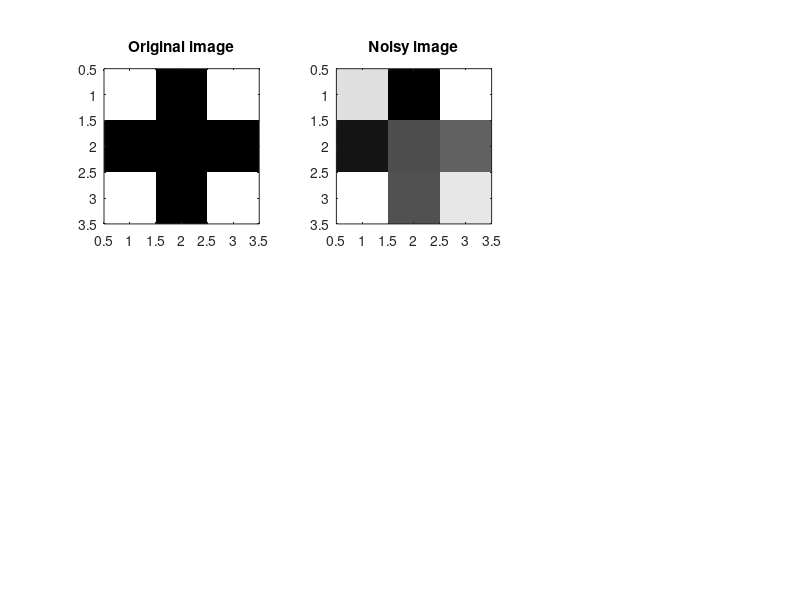

MATLAB code for this plot: (Note: this script raises an error after producing the figure.)
clear; close all;
l = 3;
X = ones(l,l);
h = ceil(l/2);
for i = 1:l
    X(i,h) = 0;
    X(h,i) = 0;
end
img = double(X);
img = sign(img-mean(img(:)));

figure;
subplot(2,3,1);
imagesc(img);
title('Original image');
axis image;
colormap gray;
%% Noisy image
sigma = 0.5; % noise level
x = img + sigma*randn(size(img)); % noisy signal
subplot(2,3,2);
imagesc(x);
title('Noisy image');
axis image;
colormap gray;
%% Construct MRF data
epoch = 20;
J = 1;   % ising parameter
[A,nodePot,edgePot] = mrfIsGa(x,sigma,J);
%% Exact
[nodeBel,edgeBel,lnZ] = mrfExact(A,nodePot,edgePot);
subplot(2,3,3);
imagesc(reshape(nodeBel(1,:),size(img)));
title('Exact');
axis image;
colormap gray;
%% Mean Field
[nodeBel0,edgeBel0,lnZ0] = mrfMf(A,nodePot,edgePot,epoch);

L0 = mrfGibbs(A,nodePot,edgePot,nodeBel0);
L1 = mrfBethe(A,nodePot,edgePot,nodeBel0,edgeBel0);
maxdiff(L0,lnZ0(end))
maxdiff(L0,L1)

subplot(2,3,4);
imagesc(reshape(nodeBel0(1,:),size(img)));
title('Mean Field');
axis image;
colormap gray;
%% Undirected Graph Belief Propagation
[nodeBel1,edgeBel1,lnZ1] = mrfBp(A,nodePot,edgePot,epoch);

subplot(2,3,5);
imagesc(reshape(nodeBel1(1,:),size(img)));
title('Belief Propagation');
axis image;
colormap gray;
%% Energy comparation
figure
lnZ = lnZ*ones(1,epoch);
epochs = 1:epoch;
plot( epochs,lnZ,'b-', ...
      epochs,lnZ0,'r-', ...
      epochs,lnZ1,'k-');
xlabel('epoch');       %  add axis labels and plot title
ylabel('energy');
title('Energy Comparation');
legend('Exact','MF','BP');
